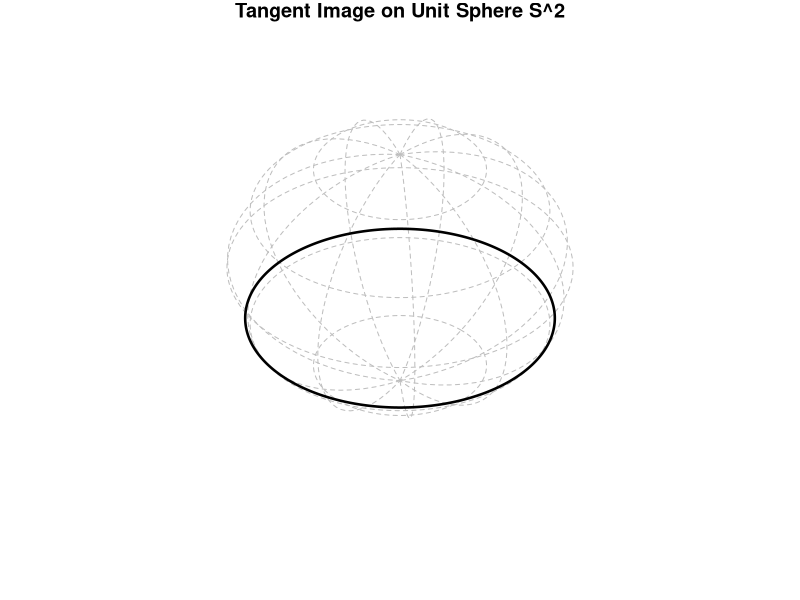

The R script that drew this image: (Note: this script raises an error after producing the figure.)
setwd("C:/Users/18904/Github/differential-geometry/codes")
proj=function(x,y,z)cbind(0.866*(x-y),0.5*(x+y)-0.8*z)
ph=seq(0,2*pi,length.out=120)
th=seq(-pi/2,pi/2,length.out=40)
draw=function(){
  par(mar=c(0,0,1,0))
  plot(NULL,xlim=c(-1.9,1.9),ylim=c(-2.2,1.6),main="Tangent Image on Unit Sphere S^2",xlab="",ylab="",asp=1,axes=FALSE)
  for(i in 0:11){
    p=ph[i/11*length(ph)+1]
    x=cos(p)*cos(th)
    y=sin(p)*cos(th)
    z=sin(th)
    pr=proj(x,y,z)
    lines(pr,lty=2,col="grey")
  }
  for(j in 1:7){
    q=-pi/2+(j-1)*pi/6
    x=cos(q)*cos(ph)
    y=cos(q)*sin(ph)
    z=rep(sin(q),length(ph))
    pr=proj(x,y,z)
    lines(pr,lty=2,col="grey")
  }
  a=0.5
  c=sqrt(1+a^2)
  s=seq(0,2*pi,length.out=500)
  x=-sin(s)/c
  y=cos(s)/c
  z=rep(a/c,length(s))
  pr=proj(x,y,z)
  lines(pr,lwd=2.5)
}
pdf("../figures/tangent_image.pdf",width=4,height=4)
draw()
dev.off()
svglite::svglite("../figures/tangent_image.svg",width=4,height=4)
draw()
dev.off()
